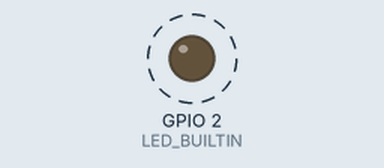
Bench run of a program on a simulated ESP8266 (Wemos D1 mini). On the bench: output pins drawn as LEDs (lit = HIGH, except the on-board LED, lit = LOW). Dashed ring = blinking. What the program prints to the serial monitor is not drawn.

Above: at 0.5 s.
Timing chart, 0 to 4.6 s (numbered marks = the images above):
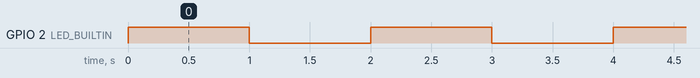

The program:

main.cpp
```cpp
/**
 * Blink
 *
 * Turns on an LED on for one second,
 * then off for one second, repeatedly.
 */
#include "Arduino.h"

#ifndef APPL_NAME
#define APPL_NAME platformio-test
#endif

#ifndef VERSION
#define VERSION 0.0.0
#endif

#ifndef SERIAL_BAUDRATE
#define SERIAL_BAUDRATE 9600
#endif

#ifndef LED_BUILTIN
#define LED_BUILTIN 13
#endif

#define _STR(VAL) #VAL
#define STR(VAL) _STR(VAL)

void setup()
{
  Serial.begin(SERIAL_BAUDRATE);
  // initialize LED digital pin as an output.
  pinMode(LED_BUILTIN, OUTPUT);
  Serial.println(STR(APPL_NAME) " : " STR(VERSION));
}

void loop()
{
  // turn the LED on (HIGH is the voltage level)
  digitalWrite(LED_BUILTIN, HIGH);
  Serial.println("HIGH");

  // wait for a second
  delay(1000);

  // turn the LED off by making the voltage LOW
  digitalWrite(LED_BUILTIN, LOW);
  Serial.println("LOW");

   // wait for a second
  delay(1000);
}
```

Measured:
- by itself, GPIO 2 (LED_BUILTIN): alternates HIGH for 1.0 s and LOW for 1.0 s
